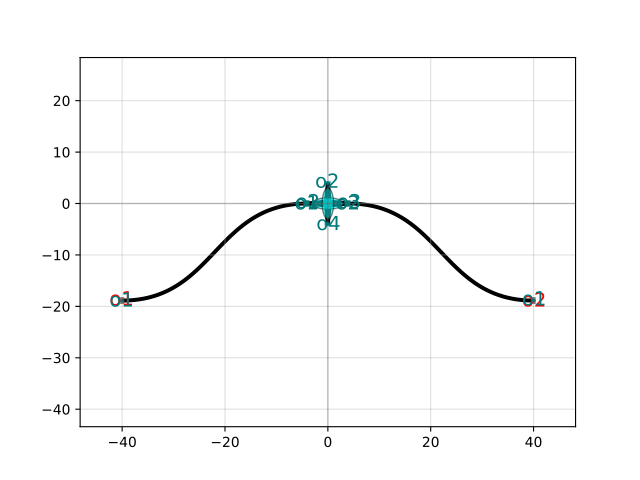

Write the Python code that produced this figure.
import gdsfactory as gf

c = gf.components.compensation_path(direction='top')
c.plot()
